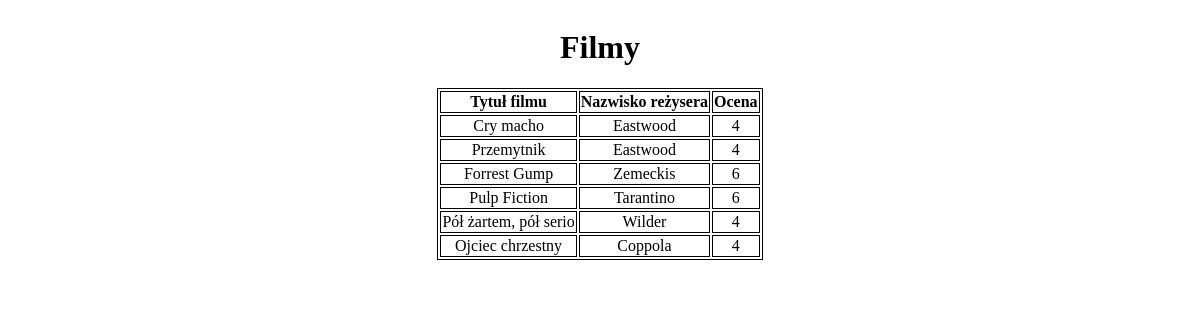
The page /skrypt0.php on the database its author committed.
### tables this page shows
CREATE TABLE `filmy` (
  `IDFilm` int(11) NOT NULL,
  `Tytul` text NOT NULL,
  `Gatunek` text NOT NULL,
  `IDRezysera` int(11) NOT NULL,
  `Rok_prod` text NOT NULL
);

CREATE TABLE `rezyserzy` (
  `IDRezysera` int(11) NOT NULL,
  `Nazwisko` text NOT NULL,
  `Imie` text NOT NULL
);

CREATE TABLE `recenzje` (
  `IDRecenzji` int(11) NOT NULL,
  `IDFilm` int(11) NOT NULL,
  `Ocena` int(11) NOT NULL
);

### skrypt0.php (the view, shortened to what this page needs)
<!DOCTYPE html>
<html lang="pl">
<head>
</head>
<body>
    <div id="box">
        <h1>Filmy</h1>
        <?php
            $db = mysqli_connect('localhost','root','','grupa1');
            $query = "SELECT * FROM filmy, rezyserzy, recenzje WHERE filmy.IDFilm=recenzje.IDFilm AND rezyserzy.IDRezysera=filmy.IDRezysera;";
            $result = mysqli_query($db, $query);
            echo '<table>
            <tr>
            <th>Tytuł filmu</th>
            <th>Nazwisko reżysera</th>
            <th>Ocena</th>
            </tr>
            ';
            while($row = $result -> fetch_assoc()){
                echo '
                <tr>
                <td>'.$row['Tytul'].'</td>
                <td>'.$row['Nazwisko'].'</td>
                <td>'.$row['Ocena'].'</td>
                </tr>
                ';
            }
            echo '</table>';
        ?>
    </div>
</body>
</html>

### skrypt0.php (style rules this page uses)
table, th, td { text-align: center; border: 1px black solid; }
table { margin: 0 auto; }
#box { display: flex; align-items: center; justify-content: center; flex-direction: column; }

### rows shown on the page
filmy: Tytul "Cry macho", IDRezysera.Nazwisko "Eastwood", recenzje.Ocena "4"
filmy: Tytul "Przemytnik", IDRezysera.Nazwisko "Eastwood", recenzje.Ocena "4"
filmy: Tytul "Forrest Gump", IDRezysera.Nazwisko "Zemeckis", recenzje.Ocena "6"
filmy: Tytul "Pulp Fiction", IDRezysera.Nazwisko "Tarantino", recenzje.Ocena "6"
filmy: Tytul "Pół żartem, pół serio", IDRezysera.Nazwisko "Wilder", recenzje.Ocena "4"
filmy: Tytul "Ojciec chrzestny", IDRezysera.Nazwisko "Coppola", recenzje.Ocena "4"
